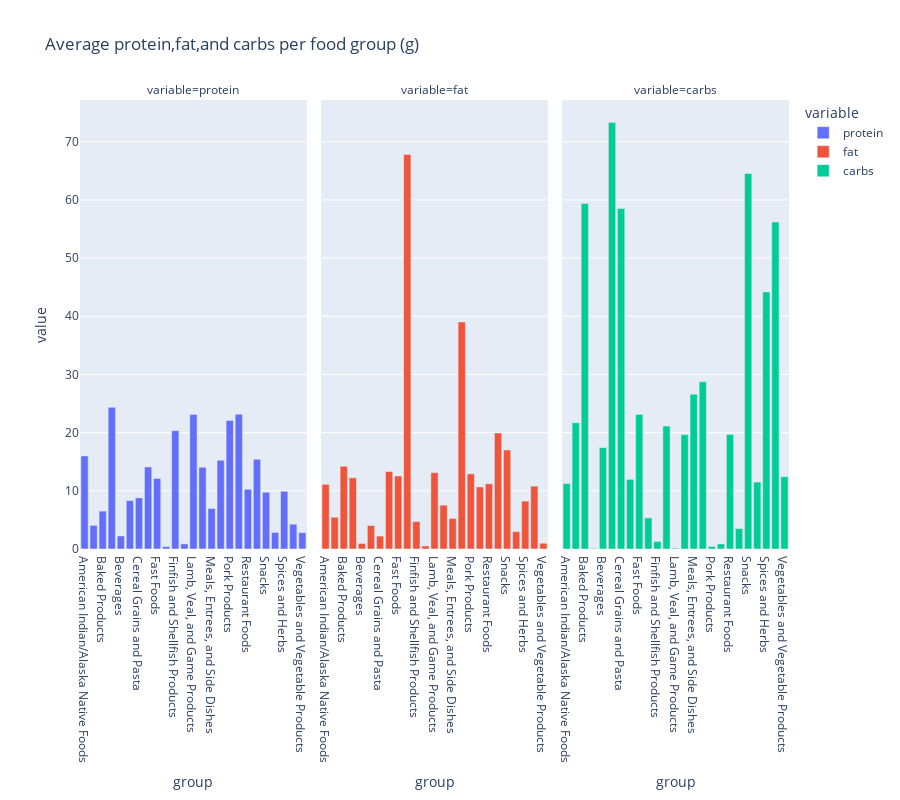

Source (notebook cell):
### Code cell
fig.show()

### Figure 1 — Plotly figure (JSON) as saved in the notebook; plotly's stock layout.template omitted (floating-point values rounded to 4 significant figures)
{"data": [{"alignmentgroup": "True", "hovertemplate": "variable=protein<br>group=%{x}<br>value=%{y}<extra></extra>", "legendgroup": "protein", "marker": {"color": "#636efa", "pattern": {"shape": ""}}, "name": "protein", "offsetgroup": "protein", "orientation": "v", "showlegend": true, "textposition": "auto", "type": "bar", "x": ["American Indian/Alaska Native Foods", "Baby Foods", "Baked Products", "Beef Products", "Beverages", "Breakfast Cereals", "Cereal Grains and Pasta", "Dairy and Egg Products", "Fast Foods", "Fats and Oils", "Finfish and Shellfish Products", "Fruits and Fruit Juices", "Lamb, Veal, and Game Products", "Legumes and Legume Products", "Meals, Entrees, and Side Dishes", "Nut and Seed Products", "Pork Products", "Poultry Products", "Restaurant Foods", "Sausages and Luncheon Meats", "Snacks", "Soups, Sauces, and Gravies", "Spices and Herbs", "Sweets", "Vegetables and Vegetable Products"], "xaxis": "x", "y": [16.0, 4.06, 6.515, 24.36, 2.235, 8.321, 8.795, 14.11, 12.12, 0.4078, 20.34, 0.885, 23.11, 14.05, 6.959, 15.25, 22.09, 23.17, 10.27, 15.41, 9.748, 2.846, 9.918, 4.267, 2.799], "yaxis": "y"}, {"alignmentgroup": "True", "hovertemplate": "variable=fat<br>group=%{x}<br>value=%{y}<extra></extra>", "legendgroup": "fat", "marker": {"color": "#EF553B", "pattern": {"shape": ""}}, "name": "fat", "offsetgroup": "fat", "orientation": "v", "showlegend": true, "textposition": "auto", "type": "bar", "x": ["American Indian/Alaska Native Foods", "Baby Foods", "Baked Products", "Beef Products", "Beverages", "Breakfast Cereals", "Cereal Grains and Pasta", "Dairy and Egg Products", "Fast Foods", "Fats and Oils", "Finfish and Shellfish Products", "Fruits and Fruit Juices", "Lamb, Veal, and Game Products", "Legumes and Legume Products", "Meals, Entrees, and Side Dishes", "Nut and Seed Products", "Pork Products", "Poultry Products", "Restaurant Foods", "Sausages and Luncheon Meats", "Snacks", "Soups, Sauces, and Gravies", "Spices and Herbs", "Sweets", "Vegetables and Vegetable Products"], "xaxis": "x2", "y": [11.11, 5.456, 14.22, 12.24, 0.9533, 4.034, 2.221, 13.31, 12.54, 67.81, 4.713, 0.5256, 13.12, 7.536, 5.249, 39.03, 12.91, 10.66, 11.2, 19.93, 17.02, 2.987, 8.232, 10.8, 0.9885], "yaxis": "y2"}, {"alignmentgroup": "True", "hovertemplate": "variable=carbs<br>group=%{x}<br>value=%{y}<extra></extra>", "legendgroup": "carbs", "marker": {"color": "#00cc96", "pattern": {"shape": ""}}, "name": "carbs", "offsetgroup": "carbs", "orientation": "v", "showlegend": true, "textposition": "auto", "type": "bar", "x": ["American Indian/Alaska Native Foods", "Baby Foods", "Baked Products", "Beef Products", "Beverages", "Breakfast Cereals", "Cereal Grains and Pasta", "Dairy and Egg Products", "Fast Foods", "Fats and Oils", "Finfish and Shellfish Products", "Fruits and Fruit Juices", "Lamb, Veal, and Game Products", "Legumes and Legume Products", "Meals, Entrees, and Side Dishes", "Nut and Seed Products", "Pork Products", "Poultry Products", "Restaurant Foods", "Sausages and Luncheon Meats", "Snacks", "Soups, Sauces, and Gravies", "Spices and Herbs", "Sweets", "Vegetables and Vegetable Products"], "xaxis": "x3", "y": [11.25, 21.7, 59.37, 0.1073, 17.43, 73.31, 58.52, 11.96, 23.11, 5.346, 1.289, 21.13, 0.1474, 19.65, 26.6, 28.74, 0.4258, 0.8691, 19.69, 3.516, 64.55, 11.51, 44.17, 56.2, 12.43], "yaxis": "y3"}], "layout": {"annotations": [{"font": {}, "showarrow": false, "text": "variable=protein", "x": 0.16, "xanchor": "center", "xref": "paper", "y": 1, "yanchor": "bottom", "yref": "paper"}, {"font": {}, "showarrow": false, "text": "variable=fat", "x": 0.5, "xanchor": "center", "xref": "paper", "y": 1, "yanchor": "bottom", "yref": "paper"}, {"font": {}, "showarrow": false, "text": "variable=carbs", "x": 0.84, "xanchor": "center", "xref": "paper", "y": 1, "yanchor": "bottom", "yref": "paper"}], "barmode": "relative", "height": 800, "legend": {"title": {"text": "variable"}, "tracegroupgap": 0}, "title": {"text": "Average protein,fat,and carbs per food group (g)"}, "width": 900, "xaxis": {"anchor": "y", "domain": [0, 0.32], "title": {"text": "group"}}, "xaxis2": {"anchor": "y2", "domain": [0.34, 0.66], "matches": "x", "title": {"text": "group"}}, "xaxis3": {"anchor": "y3", "domain": [0.68, 1.0], "matches": "x", "title": {"text": "group"}}, "yaxis": {"anchor": "x", "domain": [0, 1], "title": {"text": "value"}}, "yaxis2": {"anchor": "x2", "domain": [0, 1], "matches": "y", "showticklabels": false}, "yaxis3": {"anchor": "x3", "domain": [0, 1], "matches": "y", "showticklabels": false}}}
